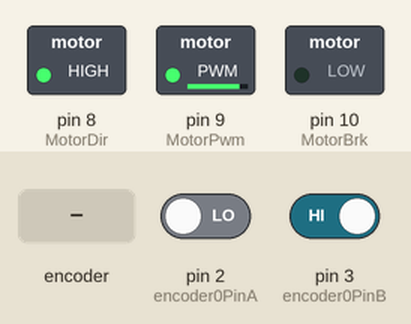
The sketch below on a simulated Arduino Uno, built with avr-gcc and run on an emulated ATmega328P. On the bench: switched loads named in the sketch (green lamp = pin HIGH). The inputs (shaded band) are chosen by the test bench; at power-on: pin 2 (encoder0PinA) LOW, pin 3 (encoder0PinB) HIGH. What the sketch prints to the serial monitor is not drawn.

Above: at 1.2 s.
1.3 s: rotary encoder on pin 2 (encoder0PinA) / pin 3 (encoder0PinB) turned 1 step (first pin leading)
4.5 s: rotary encoder on pin 2 (encoder0PinA) / pin 3 (encoder0PinB) turned 1 step (first pin leading)
Timing chart, 0 to 7.5 s (numbered marks = the images above; inputs shaded):
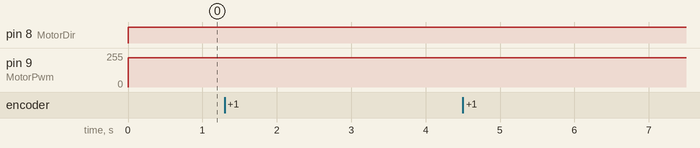

Measured:
- after the input at 1.3 s, every drawn part: stays the same
- after the input at 4.5 s, every drawn part: stays the same

The sketch:

HM_PIDv1.ino
```cpp
#define encoder0PinA 2
#define encoder0PinB 3

//PID Values

float Kp=4;
float Ki=0;
float Kd=0.4;

int Thresh=10;//The  Min OCR_Value For The Motor


float target = 360;//the Set Point.


float error =0 , last_error = 0;

volatile double t =0 , lt = 0 ,dt =0 ;//Time

float integral=0;

float diff=0;

float pid =0;

volatile double Angle;
volatile int pwm;

int i =1;


int MotorDir=8;
int MotorBrk=10;
int MotorPwm=9;


void Forward(int OCR_Value)
{
  if(OCR_Value>0)
  {
  digitalWrite(MotorDir,LOW);
  digitalWrite(MotorBrk,LOW);
  }

  if(OCR_Value<0)
 {
  digitalWrite(MotorDir,HIGH);
  digitalWrite(MotorBrk,LOW);
 }
   analogWrite(MotorPwm,abs(OCR_Value));
}


void Brake()
{
    digitalWrite(MotorBrk,HIGH);
    analogWrite(MotorPwm,0);
}


void PID()
{

  last_error = error;
  error = target - Angle;

  integral = integral + error * dt;

  diff = (error - last_error)/dt;


  pid = Kp*error + Ki*integral + Kd*diff;


  pwm = (int)(constrain(pid,-220,220));

  pwm = pwm * (-1);


  if (abs(pwm) < Thresh)
     {
       pwm = 0;
     }

}


void setup() {

  pinMode(MotorDir,OUTPUT);
  pinMode(MotorBrk,OUTPUT);
  pinMode(MotorPwm,OUTPUT);

  pinMode(encoder0PinA, INPUT);
  pinMode(encoder0PinB, INPUT);


// encoder pin on interrupt 0 (pin 2)
// encoder pin on interrupt 1 (pin 3)

  attachInterrupt(0, doEncoderA, CHANGE);
  attachInterrupt(1, doEncoderB, CHANGE);

  Serial.begin (115200);

}

void loop()

  {
    t = millis()/1000.0;

    PID();

    Forward (pwm);
    Serial.print (" pos  ");
    Serial.print (Angle);
    Serial.print("      pid  ");
    Serial.print (pid);
    Serial.print("       pwm  ");
    Serial.print (pwm);
    Serial.print("       error ");
    Serial.print(error);
    Serial.print("       dt  ");
    Serial.print(dt);
    Serial.print("       integral ");
    Serial.print(integral);
    Serial.print("       diff ");
    Serial.print(diff);
    Serial.print("       error  ");
    Serial.println(error);


   lt = t;
   t = millis()/1000.0;
   dt = t -lt;


  }


void doEncoderA()
{
 // look for a low-to-high on channel A
  if (digitalRead(encoder0PinA) == HIGH)
  {
    // check channel B to see which way encoder is turning
    if (digitalRead(encoder0PinB) == LOW)
    {
      Angle = Angle + 0.2;         // CW
    }
    else
    {
      Angle = Angle - 0.2;         // CCW
    }
  }

  else   // must be a high-to-low edge on channel A
  {
    // check channel B to see which way encoder is turning
    if (digitalRead(encoder0PinB) == HIGH)
    {
      Angle = Angle + 0.2;          // CW
    }
    else
    {
      Angle = Angle - 0.2;          // CCW
    }
  }

  // use for debugging - remember to comment out
}


void doEncoderB()
{

  // look for a low-to-high on channel B
  if (digitalRead(encoder0PinB) == HIGH)
  {
   // check channel A to see which way encoder is turning
    if (digitalRead(encoder0PinA) == HIGH)
    {
      Angle = Angle + 0.2;         // CW
    }
    else
    {
      Angle = Angle - 0.2;         // CCW
    }
  }
  // Look for a high-to-low on channel B
  else
  {
    // check channel B to see which way encoder is turning
    if (digitalRead(encoder0PinA) == LOW)
    {
      Angle = Angle + 0.2;          // CW
    }
    else
    {
      Angle = Angle - 0.2;          // CCW
    }
  }
}
```
